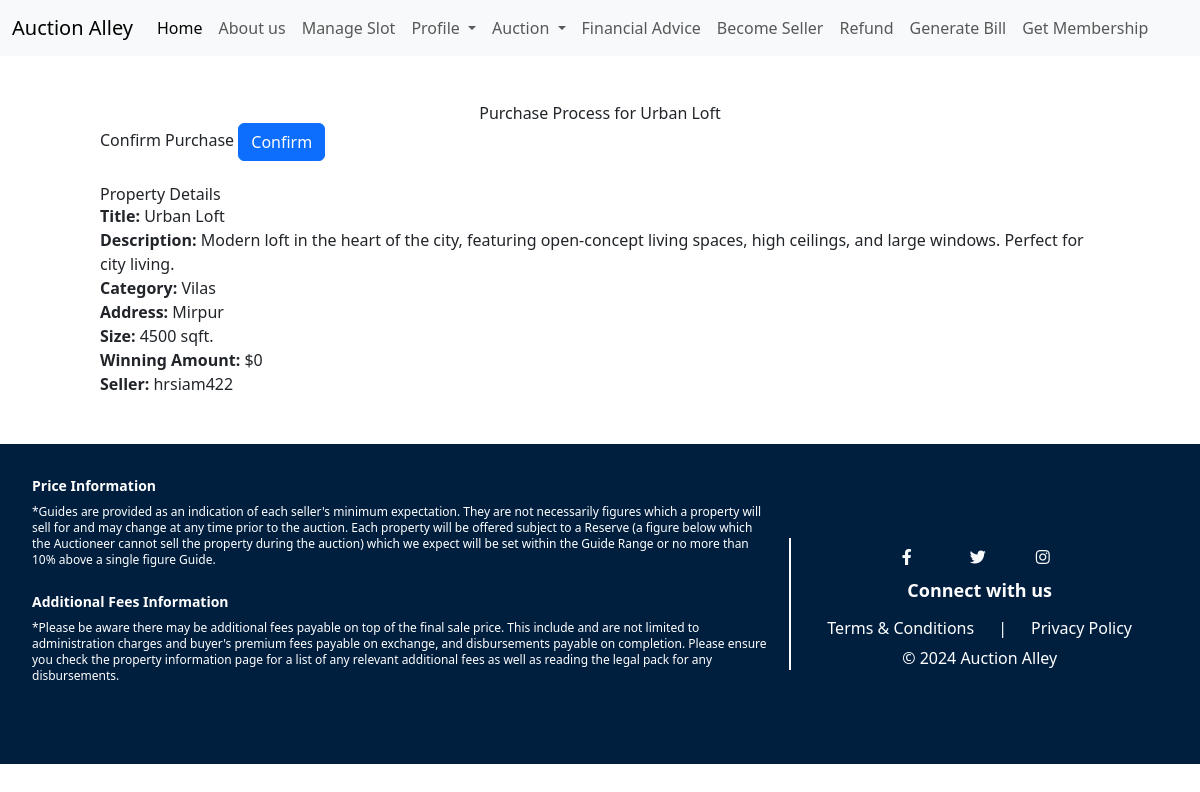
Before: /purchase/9/ (signed in) with the older database file.
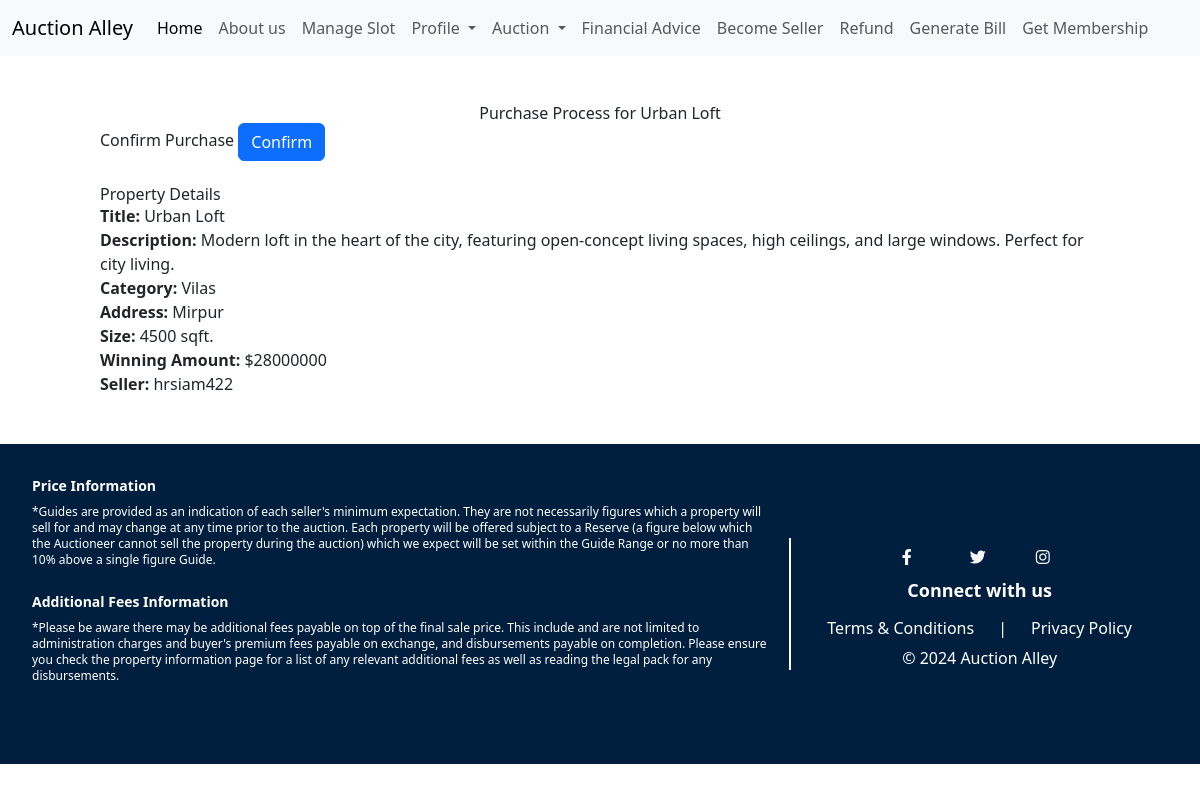
After: the same page with the newer database file.
### Dashboard/models.py (models this page shows, shortened)
class Auction(models.Model):
    title = models.CharField(max_length=64)
    description = models.TextField(max_length=512)
    address = models.CharField(max_length=255)
    starting_bid = models.IntegerField()
    current_bid = models.IntegerField(default=0)
    current_bid_by = models.ForeignKey(User, on_delete=models.CASCADE,null=True, blank=True, related_name='bids_made')
    category = models.ForeignKey(Category, on_delete=models.CASCADE, related_name="auction_category", blank=True, null=True)
    seller = models.ForeignKey(Seller, on_delete=models.CASCADE, related_name="auction_seller")
    creation_date = models.DateTimeField(blank=True, null=True)
    end_time = models.DateTimeField(blank=True, null=True)
    house_size = models.IntegerField(null=True, blank=True)
    image = models.ImageField(upload_to='images/auction_item_images/')
    winner = models.ForeignKey(User, related_name='won_auctions', on_delete=models.SET_NULL, null=True, blank=True)
    APPROVAL_CHOICES = [
        ('pending', 'Pending'),
        ('approved', 'Approved'),
        ('rejected', 'Rejected'),
    ]
    approval_status = models.CharField(max_length=10, choices=APPROVAL_CHOICES, default='pending')

class Category(models.Model):
    title = models.CharField(max_length=64)
    def __str__(self):
        return f"{self.title}"

### User/models.py (models this page shows, shortened)
class Seller(models.Model):
    profile = models.OneToOneField(Profile, on_delete=models.CASCADE)
    rating_sum = models.DecimalField(max_digits=10, decimal_places=2, default=0.00)
    total_ratings = models.PositiveIntegerField(default=0)
    total_properties = models.PositiveIntegerField(default=0)
    average_rating = models.DecimalField(max_digits=2, decimal_places=1, default=0.0)

class Profile(models.Model):
    user = models.OneToOneField(User, primary_key=True, on_delete=models.CASCADE)
    phone = models.CharField(max_length=11)
    address = models.CharField(max_length=100)
    birth_date = models.DateField(null=True, blank=True)
    amount = models.IntegerField(default=0, null=True, blank=True)
    membership_start_date = models.DateTimeField(null=True, blank=True)
    membership_end_date = models.DateTimeField(null=True, blank=True)
    is_premium = models.BooleanField(default=False)
    profile_picture = models.ImageField(upload_to='images/profile_pictures/', null=True, blank=True)
    is_seller = models.BooleanField(default=False)

### Dashboard/views.py (the view, shortened to what this page needs)
# urls.py: path('purchase/<int:auction_id>/', views.purchase_process, name='purchase_process'),
@login_required
def purchase_process(request, auction_id):
    auction = get_object_or_404(Auction, id=auction_id)
    purchase_success = False
    return render(request, 'purchase_process.html', {
        'auction': auction,
        'purchase_success': purchase_success
    })

### Dashboard/templates/purchase_process.html (shortened to what this page needs)
{% extends 'basee.html' %}
{% block content %}
<div class="container my-5">
    <h1 class="text-center">Purchase Process for {{ auction.title }}</h1>
    {% if purchase_success %}
        <div class="alert alert-success" role="alert">
            Your purchase has been processed successfully. Check your email for confirmation.
        </div>
    {% else %}
        <form method="post">
            <div class="form-group">
                <label for="confirm">Confirm Purchase</label>
                <button type="submit" class="btn btn-primary">Confirm</button>
            </div>
        </form>
    {% endif %}
    <div class="mt-4">
        <h2>Property Details</h2>
        <p><strong>Title:</strong> {{ auction.title }}</p>
        <p><strong>Description:</strong> {{ auction.description }}</p>
        <p><strong>Category:</strong> {{ auction.category }}</p>
        <p><strong>Address:</strong> {{ auction.address }}</p>
        <p><strong>Size:</strong> {{ auction.house_size }} sqft.</p>
        <p><strong>Winning Amount:</strong> ${{ auction.current_bid }}</p>
        <p><strong>Seller:</strong> <a href="{% url 'User:seller_profile_view' auction.seller.id %}">{{ auction.seller.profile.user.username }}</a></p>
    </div>
</div>
{% endblock %}

Changed rows visible on the page:
changed Auction "Urban Loft": current_bid "0" → "28000000"
